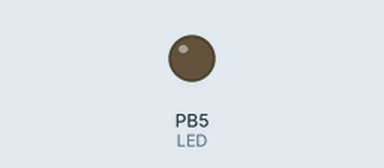
A program run on a simulated ATmega328P, built with avr-gcc and emulated at 8 MHz. Shown: output pins drawn as LEDs (lit = HIGH). Dashed ring = blinking.

Above: at 0.05 s.
At 2.92 s:
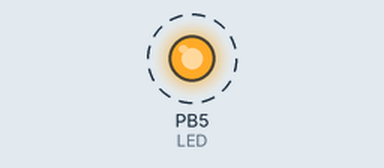
Timing chart, 0 to 3.2 s (numbered marks = the images above):
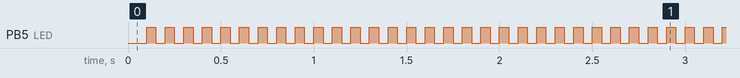

The program:

main.cpp
```cpp
/*
 * ValveDriver.cpp
 *
 * Created: 09-Oct-22 16:22:21
 * Author : Edwin
 */
#define F_CPU 8000000UL
#include <avr/io.h>
#include <util/delay.h>


int main(void)
{

	DDRB   |= (1 << 5);           // LED on pin PB2
	while(1) {
		_delay_ms(50);              // 50ms delay
		PORTB &= ~(1 << 5);       // LED off
		_delay_ms(50);              // 50ms delay
		PORTB |=  (1 << 5);       // LED on
	}
}
```

uart.c
```cpp
/*
 * uart.c
 *
 * Created: 09-Oct-22 16:31:56
 *  Author: Edwin
 */
#include "uart.h"
#include <avr/io.h>

uart_init(uint32_t baudrate)
{

}
```

uart.h
```cpp
/*
 * uart.h
 *
 * Created: 09-Oct-22 16:32:09
 *  Author: Edwin
 */


#ifndef UART_H_
#define UART_H_
// https://exploreembedded.com/wiki/Serial_UART_Interface_with_AVR
#include <stdint.h>

uart_init(uint32_t baudrate);


#endif /* UART_H_ */
```

valveDriver.c
```cpp
/*
 * valveDriver.c
 *
 * Created: 09-Oct-22 16:23:10
 *  Author: Edwin
 */

// https://startingelectronics.org/tutorials/AVR-8-microcontrollers/ATtiny2313-tutorial/P10-delay-library-function/

#include "valveDriver.h"
#define F_CPU 8000000UL
#include <avr/io.h>
#include <util/delay.h>

void valveDriver()
{
	DDRB   |= (1 << 2);           // LED on pin PB2
	while(1) {
		_delay_ms(50);              // 50ms delay
		PORTB &= ~(1 << 2);       // LED off
		_delay_ms(50);              // 50ms delay
		PORTB |=  (1 << 2);       // LED on
	}
}
```

valveDriver.h
```cpp
/*
 * valveDriver.h
 *
 * Created: 09-Oct-22 16:23:25
 *  Author: Edwin
 */


#ifndef VALVEDRIVER_H_
#define VALVEDRIVER_H_

void valveDriver();

#endif /* VALVEDRIVER_H_ */
```

Measured:
- by itself, PB5 (LED): alternates HIGH for 0.05 s and LOW for 0.05 s
